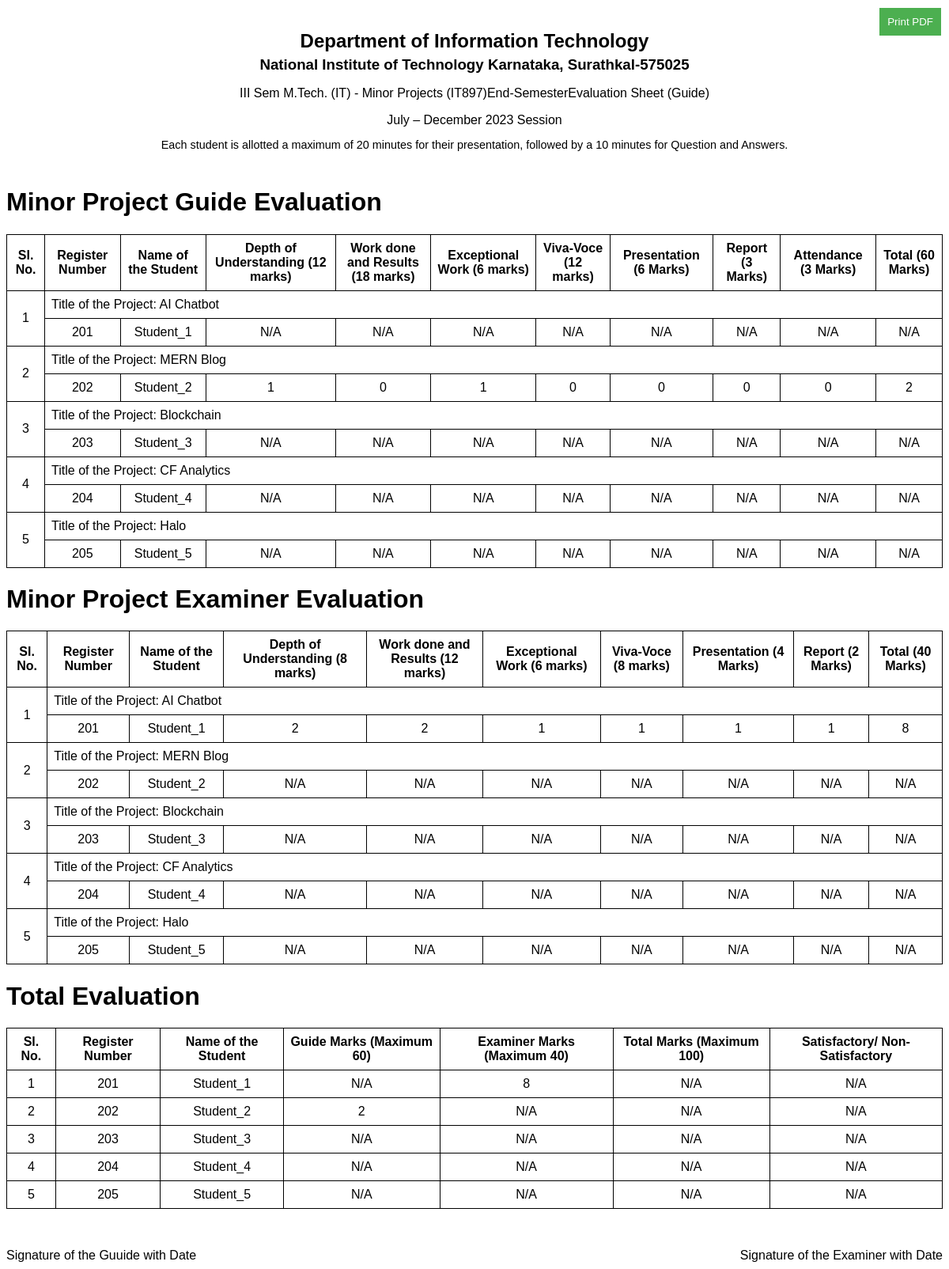
Before: /summary/ (signed in) with the older database file.
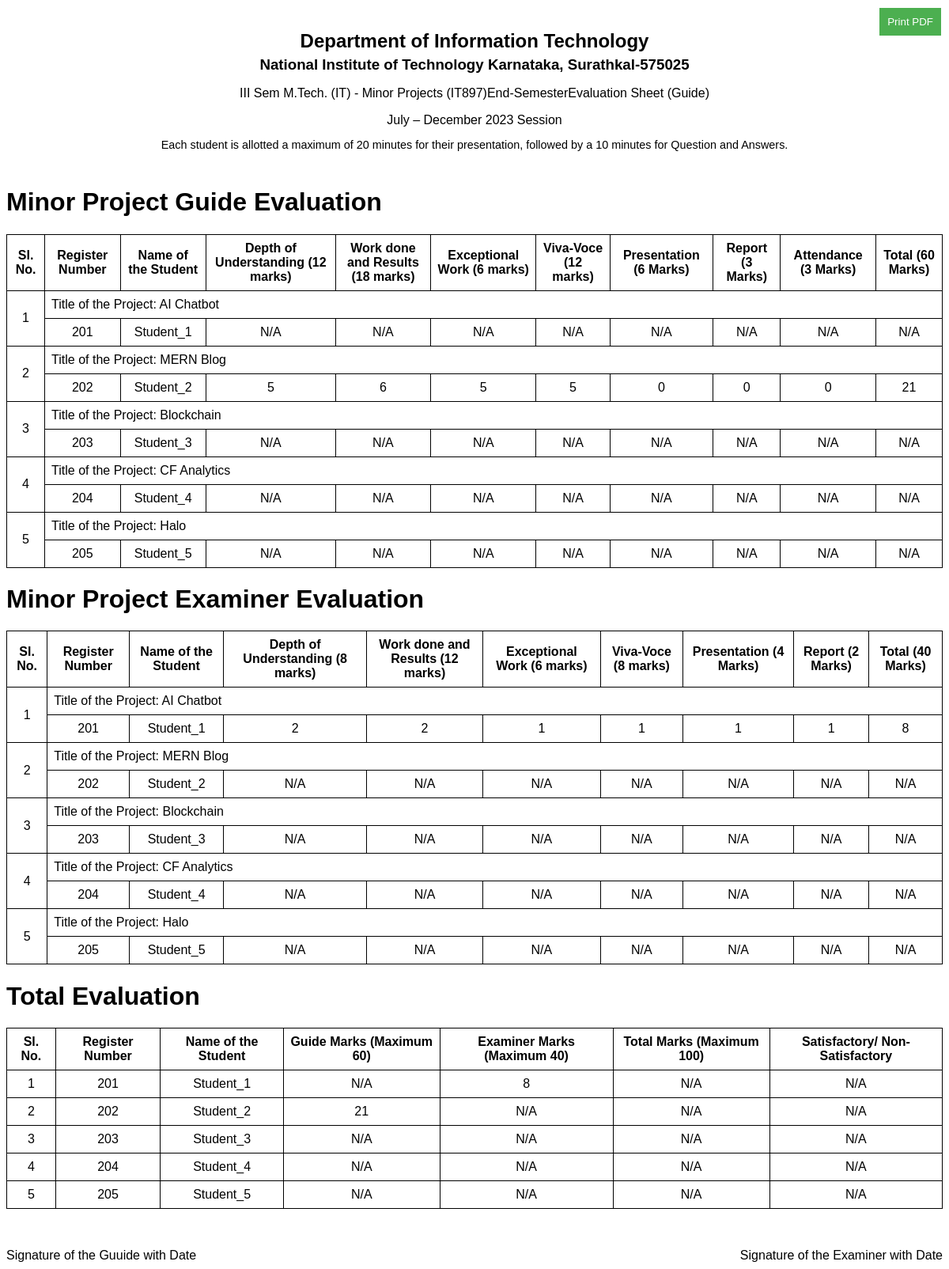
After: the same page with the newer database file.
### mtechMinorEval/models.py (models this page shows, shortened)
class Project(models.Model):
    id = models.UUIDField(default=uuid.uuid4,unique=True,primary_key=True,editable=False)
    title=models.CharField(max_length=255)
    desc=models.TextField(null=True,blank=True)
    src_link=models.CharField(max_length=2000,null=True,blank=True)
    student = models.ForeignKey(Student, on_delete=models.CASCADE, related_name='projects')
    submitted_at = models.DateTimeField(auto_now_add=True)
    examiner = models.ForeignKey(Faculty, on_delete=models.SET_NULL, null=True, related_name='examiner_projects')
    guide = models.ForeignKey(Faculty, on_delete=models.SET_NULL, null=True, related_name='guide_projects')
    deadline=models.DateTimeField(null=True,blank=True)

class GuideEvaluation(models.Model):
    project = models.OneToOneField(Project, on_delete=models.CASCADE, related_name='guide_evaluation')
    guide = models.ForeignKey(Faculty, on_delete=models.CASCADE)
    datetime_from=models.DateTimeField(null=True,blank=True)
    datetime_to=models.DateTimeField(null=True,blank=True)
    depthOfUnderstanding = models.PositiveIntegerField(default=0, validators=[MinValueValidator(0), MaxValueValidator(12)])
    workDoneAndResults = models.PositiveIntegerField(default=0, validators=[MinValueValidator(0), MaxValueValidator(18)])
    exceptionalWork = models.PositiveIntegerField(default=0, validators=[MinValueValidator(0), MaxValueValidator(6)])
    vivaVoce = models.PositiveIntegerField(default=0, validators=[MinValueValidator(0), MaxValueValidator(12)])
    presentation = models.PositiveIntegerField(default=0, validators=[MinValueValidator(0), MaxValueValidator(6)])
    report = models.PositiveIntegerField(default=0, validators=[MinValueValidator(0), MaxValueValidator(3)])
    attendance = models.PositiveIntegerField(default=0, validators=[MinValueValidator(0), MaxValueValidator(3)])
    comments = models.TextField(blank=True, null=True)
    @property
    def total_score(self):
        return (self.depthOfUnderstanding + self.workDoneAndResults +
                self.exceptionalWork + self.vivaVoce +
                self.presentation + self.report + self.attendance)

class ExaminerEvaluation(models.Model):
    project = models.OneToOneField(Project, on_delete=models.CASCADE, related_name='examiner_evaluation')
    examiner = models.ForeignKey(Faculty, on_delete=models.CASCADE, limit_choices_to={'profile__role': 'faculty'})
    datetime_from=models.DateTimeField(null=True,blank=True)
    datetime_to=models.DateTimeField(null=True,blank=True)
    depthOfUnderstanding = models.PositiveIntegerField(default=0, validators=[MinValueValidator(0), MaxValueValidator(8)])
    workDoneAndResults = models.PositiveIntegerField(default=0, validators=[MinValueValidator(0), MaxValueValidator(12)])
    exceptionalWork = models.PositiveIntegerField(default=0, validators=[MinValueValidator(0), MaxValueValidator(6)])
    vivaVoce = models.PositiveIntegerField(default=0, validators=[MinValueValidator(0), MaxValueValidator(8)])
    presentation = models.PositiveIntegerField(default=0, validators=[MinValueValidator(0), MaxValueValidator(4)])
    report = models.PositiveIntegerField(default=0, validators=[MinValueValidator(0), MaxValueValidator(2)])
    comments = models.TextField(blank=True, null=True)
    @property
    def total_score(self):
        return (self.depthOfUnderstanding + self.workDoneAndResults +
                self.exceptionalWork + self.vivaVoce +
                self.presentation + self.report)

### users/models.py (models this page shows, shortened)
class Student(models.Model):
    profile = models.OneToOneField(Profile, on_delete=models.CASCADE, limit_choices_to={'role': 'student'})
    name=models.CharField(max_length=255,null=True,blank=True)
    email=models.EmailField(max_length=200,unique=True,null=True,blank=True)
    rollno=models.CharField(max_length=200,null=True,blank=True)

### mtechMinorEval/views.py (the view)
# urls.py: path('summary/',views.summary,name='summary'),
@login_required(login_url='login')
def summary(request):
    projects = Project.objects.select_related('student', 'guide', 'examiner')\
                              .prefetch_related('guide_evaluation', 'examiner_evaluation')
    context = {
        'projects': projects,
    }
    return render(request, 'mtechMinorEval/summary.html', context)

### mtechMinorEval/templates/mtechMinorEval/summary.html (shortened to what this page needs)
<!DOCTYPE html>
<html lang="en">
<head>
</head>
<body>
    <button id="printButton" onclick="printPage()">Print PDF</button>
    <div style="text-align: center; font-family: Arial, sans-serif; max-width: 800px; margin: 0 auto;  padding: 10px;">
        <h2 style="margin-bottom: 5px;">Department of Information Technology</h2>
        <h3 style="margin-top: 0; margin-bottom: 5px;">National Institute of Technology Karnataka, Surathkal-575025</h3>
        <p style="margin-bottom: 5px;">III Sem M.Tech. (IT) - Minor Projects (IT897)End-SemesterEvaluation Sheet (Guide)</p>
        <p style="margin-bottom: 5px;">July – December 2023 Session</p>
        <p style="font-size: 0.9em;">Each student is allotted a maximum of 20 minutes for their presentation, followed by a 10 minutes for Question and Answers.</p>
      </div>
    <h1>Minor Project Guide Evaluation</h1>
    <table>
        <tr>
            <th>Sl. No.</th>
            <th>Register Number</th>
            <th>Name of the Student</th>
            <th>Depth of Understanding (12 marks)</th>
            <th>Work done and Results (18 marks)</th>
            <th>Exceptional Work (6 marks)</th>
            <th>Viva-Voce (12 marks)</th>
            <th>Presentation (6 Marks)</th>
            <th>Report (3 Marks)</th>
            <th>Attendance (3 Marks)</th>
            <th>Total (60 Marks)</th>
        </tr>
        {% for project in projects %}
        <tr>
            <td rowspan="2">{{ forloop.counter }}</td>
            <td colspan="10" style="text-align: left;">Title of the Project: {{ project.title }}</td>
        </tr>
        <tr>
            <td>{{ project.student.rollno }}</td>
            <td>{{ project.student.name }}</td>
            <td>
                {% if project.guide_evaluation %}
                    {{ project.guide_evaluation.depthOfUnderstanding }}
                {% else %}
                    N/A
                {% endif %}
            </td>
            <td>
                {% if project.guide_evaluation %}
                    {{ project.guide_evaluation.workDoneAndResults }}
                {% else %}
                    N/A
                {% endif %}
            </td>
            <td>
                {% if project.guide_evaluation %}
                    {{ project.guide_evaluation.exceptionalWork }}
                {% else %}
                    N/A
                {% endif %}
            </td>
            <td>
                {% if project.guide_evaluation %}
                    {{ project.guide_evaluation.vivaVoce  }}
                {% else %}
                    N/A
                {% endif %}
            </td>
            <td>
                {% if project.guide_evaluation %}
                    {{ project.guide_evaluation.presentation }}
                {% else %}
                    N/A
                {% endif %}
            </td>
            <td>
                {% if project.guide_evaluation %}
                    {{ project.guide_evaluation.report }}
                {% else %}
                    N/A
                {% endif %}
            </td>
            <td>
                {% if project.guide_evaluation %}
                    {{ project.guide_evaluation.attendance }}
                {% else %}
                    N/A
                {% endif %}
            </td>
            <td>
                {% if project.guide_evaluation %}
                    {{ project.guide_evaluation.total_score }}
                {% else %}
                    N/A
                {% endif %}
            </td>
        </tr>
        {% endfor %}
    </table>
    <h1>Minor Project Examiner Evaluation</h1>
    <table>
        <tr>
            <th>Sl. No.</th>
            <th>Register Number</th>
            <th>Name of the Student</th>
            <th>Depth of Understanding (8 marks)</th>
            <th>Work done and Results (12 marks)</th>
            <th>Exceptional Work (6 marks)</th>
            <th>Viva-Voce (8 marks)</th>
            <th>Presentation (4 Marks)</th>
            <th>Report (2 Marks)</th>
            <th>Total (40 Marks)</th>
        </tr>
        {% for project in projects %}
        <tr>
            <td rowspan="2">{{ forloop.counter }}</td>
            <td colspan="10" style="text-align: left;">Title of the Project: {{ project.title }}</td>
        </tr>
        <tr>
            <td>{{ project.student.rollno }}</td>
            <td>{{ project.student.name }}</td>
            <td>
                {% if project.examiner_evaluation %}
                    {{ project.examiner_evaluation.depthOfUnderstanding }}
                {% else %}
                    N/A
                {% endif %}
            </td>
            <td>
                {% if project.examiner_evaluation %}
                    {{ project.examiner_evaluation.workDoneAndResults }}
                {% else %}
                    N/A
                {% endif %}
            </td>
            <td>
                {% if project.examiner_evaluation %}
                    {{ project.examiner_evaluation.exceptionalWork }}
                {% else %}
                    N/A
                {% endif %}
            </td>
            <td>
                {% if project.examiner_evaluation %}
                    {{ project.examiner_evaluation.vivaVoce  }}
                {% else %}
                    N/A
                {% endif %}
            </td>
            <td>
                {% if project.examiner_evaluation %}
                    {{ project.examiner_evaluation.presentation }}
                {% else %}
                    N/A
                {% endif %}
            </td>
            <td>
                {% if project.examiner_evaluation %}
                    {{ project.examiner_evaluation.report }}
                {% else %}
                    N/A
                {% endif %}
            </td>
            <td>
                {% if project.examiner_evaluation %}
                    {{ project.examiner_evaluation.total_score }}
                {% else %}
                    N/A
                {% endif %}
            </td>
        </tr>
        {% endfor %}
    </table>
    <h1>Total Evaluation</h1>
    <table>
        <tr>
            <th>Sl. No.</th>
            <th>Register Number</th>
            <th>Name of the Student</th>
            <th>Guide Marks (Maximum 60)</th>
            <th>Examiner Marks (Maximum 40)</th>
            <th>Total Marks (Maximum 100)</th>
            <th>Satisfactory/
                Non-Satisfactory</th>
        </tr>
        {% for project in projects %}
        <tr>
            <td>{{ forloop.counter }}</td>
            <td>{{ project.student.rollno }}</td>
            <td>{{ project.student.name }}</td>
            <td>
                {% if project.guide_evaluation %}
                    {{ project.guide_evaluation.total_score }}
                {% else %}
                    N/A
                {% endif %}
            </td>
            <td>
                {% if project.examiner_evaluation %}
                    {{ project.examiner_evaluation.total_score }}
                {% else %}
                    N/A
                {% endif %}
            </td>
            <td>
                {% if project.guide_evaluation and project.examiner_evaluation %}
                    {{ project.guide_evaluation.total_score|default:"0"|add:project.examiner_evaluation.total_score|default:"0" }}
                {% else %}
                     N/A
                {% endif %}
            </td>
            <td>
                {% if project.guide_evaluation and project.examiner_evaluation %}
                    {% with total_score=project.guide_evaluation.total_score|default:"0"|add:project.examiner_evaluation.total_score|default:"0" %}
                        {% if total_score >= 50 %}
                            S
                        {% else %}
                            N
                        {% endif %}
                    {% endwith %}
                {% else %}
                            N/A
                {% endif %}
            </td>
        </tr>
        {% endfor %}
    </table>
    <div style="display: flex; justify-content: space-between;">
        <div style="text-align: left;">
            <div style="width: 300px; padding-top: 50px;">
                Signature of the Guuide with Date
            </div>
        </div>
        <div style="text-align: right;">
            <div style="width: 300px; padding-top: 50px;">
                Signature of the Examiner with Date
            </div>
        </div>
    </div>
</body>
</html>

### mtechMinorEval/templates/mtechMinorEval/summary.html (style rules this page uses)
body { font-family: Arial, sans-serif; }
table { width: 100%; border-collapse: collapse; }
th, td { border: 1px solid black; text-align: center; padding: 8px; }
th { font-weight: bold; }
#printButton { position: absolute; top: 10px; right: 10px; padding: 10px; background-color: #4CAF50; color: white; border: none; cursor: pointer; }

Changed rows visible on the page:
changed through a linked row, Project "MERN Blog": guide_evaluation.depthOfUnderstanding "1" → "5"; guide_evaluation.workDoneAndResults "0" → "6"; guide_evaluation.exceptionalWork "1" → "5"; guide_evaluation.vivaVoce "0" → "5"; guide_evaluation.total_score "2" → "21"
